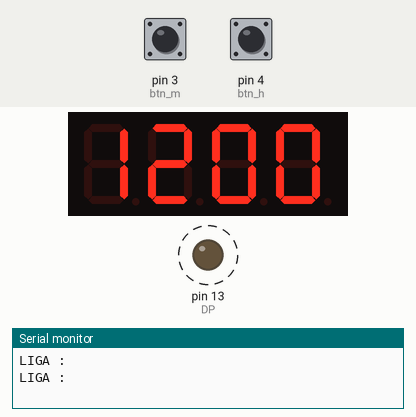
The sketch below on a simulated Arduino Uno, built with avr-gcc and run on an emulated ATmega328P. Parts: 4-digit seven-segment display, output pins drawn as LEDs (lit = HIGH), the last lines printed to the serial monitor. Wiring (inferred from the names in the program): BCD to 7-segment decoder: data pin 9, pin 10, pin 11, pin 12; 4-digit 7-segment display, segments lit when HIGH: segments Q0, Q1, Q2, Q3, Q4, Q5, Q6; digit selects pin 5, pin 6, pin 7, pin 8. Dashed ring = blinking. Inputs (shaded band) come from the test bench; at power-on: pin 3 (btn_m) LOW, pin 4 (btn_h) LOW. The local clock reads 2024-03-15 10:24:30 at power-on unless the sketch sets it; the segment pins are drawn as the display they are named for; pins used as bus, display or sensor lines are not drawn.

Above: at 1.2 s.
1.3 s: pin 3 (btn_m) pulled HIGH for 0.15 s
At 1.9 s:
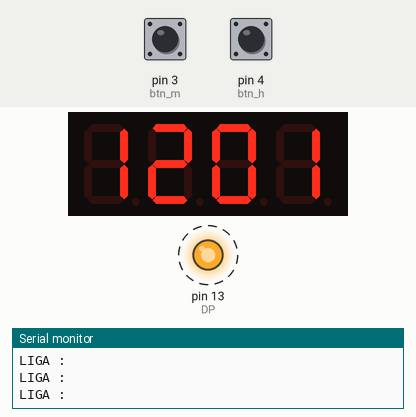
2.9 s: pin 4 (btn_h) pulled HIGH for 0.15 s
At 3.9 s:
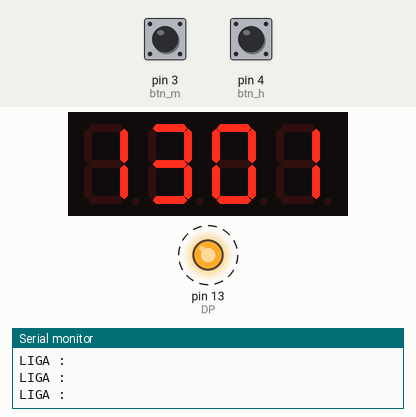
4.5 s: pin 3 (btn_m) pulled HIGH for 1 s
At 4.83 s:
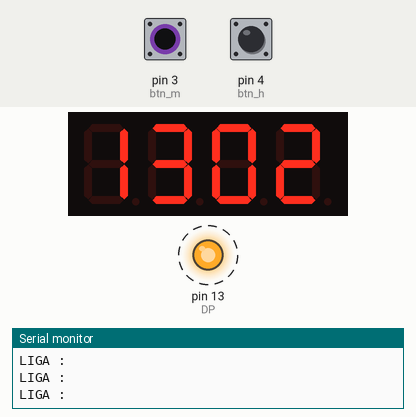
7.0 s: pin 4 (btn_h) pulled HIGH for 1 s
At 8.0 s:
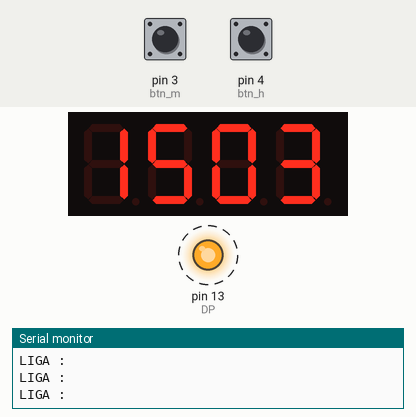
Timing chart, 0 to 10.5 s (numbered marks = the images above; inputs shaded):
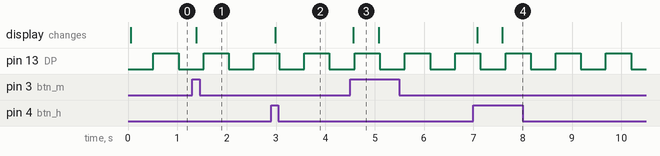

Measured:
- after the input at 1.3 s, the display: changes after 0.08 s (image 1)
- after the input at 2.9 s, the display: changes after 0.08 s (image 2)
- after the input at 4.5 s, the display: changes after 0.06 s (image 3)
- after the input at 7.0 s, the display: first changes after 0.08 s (image 4 shows a later state)
- by itself, pin 13 (DP): alternates HIGH for 0.51 s and LOW for 0.51 s
- what the display in image 3 shows lasts 0.5 s, from 4.6 s to 5.1 s

The sketch:

Clock.ino
```cpp
/*
   PROJETO RELÓGIO COM ATMEGA 328P

   Author: Eng. Renato Augusto

   OBJETIVO: O objetivo da construção desse projeto se deve ao desafio de construir um relógio desde o desenvolvimento da programação do microcontrolador  ATMEGA 328p
   e da placa onde será montado os componentes eletrônicos. A IDE do Arduino foi utilizada apenas para gravar o microcontrolador. O funcionamento do relógio é simples e
   não possui qualquer função especial. (Não possui Despertador)
   Este projeto é livre e poderá ser melhorado e modificado conforme necessidade do usuário, desde que seja comentado quem foi o criador do arquivo, assim como o seu link de origem.

   Todo o esquemático, fotos e desenhos estão disponíveis na página do Github abaixo.

   Github: https://github.com/renatoaugustii/ClockAtmega

   Atribuição-NãoComercial -  Sujeito a punições legais

   **  CONTROLE DE VERSÕES **
   Versão: 1.0 - Por Renato Augusto
   Data: 26/09/2019
   Belo Horizonte - MG / Brasil

   (Se realizar alguma modificação no projeto identifique o número da versão acima)

   Qualquer dúvida ou sujestão entre em contato:
   renato.augusto.correa@outlook.com

*/

#include <DS1307.h> // BIBLIOTECA PADRÃO PARA USO DO CI DS1307 - CLOCK

//Modulo RTC DS1307 ligado as portas 27 e 28 do ATMEGA 328p
DS1307 rtc(A4, A5);

//Define Pins to use on Display
int const disp_1 = 5; // PINO 11 DO ATMEGA
int const disp_2 = 6; // PINO 12 DO ATMEGA
int const disp_3 = 7; // PINO 13 DO ATMEGA
int const disp_4 = 8; // PINO 14 DO ATMEGA

//Deine Pins to use on Decoder BCD 4511
int const A = 9; // PINO 15 DO ATMEGA
int const B = 10; // PINO 16 DO ATMEGA
int const C = 11; // PINO 17 DO ATMEGA
int const D = 12; // PINO 18 DO ATMEGA

int const DP = 13; // PINO 19 DO ATMEGA

int const btn_h = 4; // PINO 6 DO ATMEGA
int const btn_m = 3; // PINO 5 DO ATMEGA

int ajuste_hora = 12; // VARIÁVEL DE INCREMENTO NAS HORAS
int ajuste_minuto = 0; // VARIÁVEL DE INCREMENTO NOS MINUTOS

// VARIÁVEIS DE TRATATIVA DE TEMPO
long time_lag = 4;
long tempo_atual = 0;
long tempo_botao_h = 0;
long tempo_botao_m = 0;

// VARIÁVEL PARA SALVAR O ESTADO DE : NO DISPLAY
bool estado = false;

void setup() {

  acertar_relogio(ajuste_hora,ajuste_minuto); // CARREGA HORAS E MINUTOS NO DISPLAY

  Serial.begin(9600); // INICIALIZA COMUNICAÇÃO SERIAL

  //DEFINIÇÃO DE I/O'S
  pinMode(disp_1, OUTPUT);
  pinMode(disp_2, OUTPUT);
  pinMode(disp_3, OUTPUT);
  pinMode(disp_4, OUTPUT);

  pinMode(A, OUTPUT);
  pinMode(B, OUTPUT);
  pinMode(C, OUTPUT);
  pinMode(D, OUTPUT);

  pinMode(DP, OUTPUT);

  pinMode(13, OUTPUT);

  pinMode(btn_h,INPUT); // POSSUI PULL_DOWN FÍSICO
  pinMode(btn_m,INPUT); // POSSUI PULL_DOWN FÍSICO

 tempo_atual = millis(); //  GRAVA O TEMPO DECORRIDO PARA SER USADO NAS LÓGICAS DE ATRASO SEM DELAY
}

void loop() {


  //Mostra as informações no Serial Monitor
  String hora = rtc.getTimeStr();
  String h = hora.substring(0, 2);
  String m = hora.substring(3, 5);
  String s = hora.substring(6, 8);

  int hours = h.toInt();
  int minutes = m.toInt();
  int seconds = s.toInt();

  if (digitalRead (btn_h) == true) {
          if ((millis()-tempo_botao_h)>500) // verifica se o tempo decorrido é maior que 500ms, caso seja será trocado de estado
          {
                hours = hours+1;  //Define o horario
                if (hours>23){hours=0;}
                rtc.setTime(hours, minutes, seconds);
                tempo_botao_h = millis();
          }
  }

  if (digitalRead (btn_m) == true) {
      if ((millis()-tempo_botao_m)>500) // verifica se o tempo decorrido é maior que 500ms, caso seja será trocado de estado
          {
            minutes = minutes+1;  //Define o horario
            if (minutes>59){minutes=0;}
            rtc.setTime(hours, minutes, seconds);
            tempo_botao_m = millis();
          }
  }

  //Serial.print(hours);
  //Serial.print(":");
  //Serial.println(minutes);

  show_hours(hours);
  show_minutes(minutes);


  if ((millis()-tempo_atual)>500) // verifica se o tempo decorrido é maior que 500ms, caso seja será trocado de estado
  {
      estado = !estado;
      digitalWrite(DP,estado);
      Serial.println("LIGA : ");
      tempo_atual = millis();
    }

}

void acertar_relogio(int hh,int mm){
    //Aciona o relogio
  rtc.halt(false);
  rtc.setDOW(MONDAY);      //Define o dia da semana
  rtc.setTime(hh, mm, 0);     //Define o horario
  rtc.setDate(01, 01, 2019);   //Define o dia, mes e ano
  rtc.setSQWRate(SQW_RATE_1);
  rtc.enableSQW(true);

  }
void Show_Number (int num)
{
  if (num == 0) {
    digitalWrite(A, LOW);  //0
    digitalWrite(B, LOW) ;
    digitalWrite(C, LOW);
    digitalWrite(D, LOW);
    return;
  }
  if (num == 1) {
    digitalWrite(A, HIGH);  //1
    digitalWrite(B, LOW) ;
    digitalWrite(C, LOW);
    digitalWrite(D, LOW);
    return;
  }
  if (num == 2) {
    digitalWrite(A, LOW);  //2
    digitalWrite(B, HIGH) ;
    digitalWrite(C, LOW);
    digitalWrite(D, LOW);
    return;
  }
  if (num == 3) {
    digitalWrite(A, HIGH);  //3
    digitalWrite(B, HIGH) ;
    digitalWrite(C, LOW);
    digitalWrite(D, LOW);
    return;
  }
  if (num == 4) {
    digitalWrite(A, LOW);  //4
    digitalWrite(B, LOW) ;
    digitalWrite(C, HIGH);
    digitalWrite(D, LOW);
    return;
  }
  if (num == 5) {
    digitalWrite(A, HIGH);  //5
    digitalWrite(B, LOW) ;
    digitalWrite(C, HIGH);
    digitalWrite(D, LOW);
    return;
  }
  if (num == 6) {
    digitalWrite(A, LOW);  //6
    digitalWrite(B, HIGH) ;
    digitalWrite(C, HIGH);
    digitalWrite(D, LOW);
    return;
  }
  if (num == 7) {
    digitalWrite(A, HIGH);  //7
    digitalWrite(B, HIGH) ;
    digitalWrite(C, HIGH);
    digitalWrite(D, LOW);
    return;
  }
  if (num == 8) {
    digitalWrite(A, LOW);  //8
    digitalWrite(B, LOW) ;
    digitalWrite(C, LOW);
    digitalWrite(D, HIGH);
    return;
  }
  if (num == 9) {
    digitalWrite(A, HIGH);  //9
    digitalWrite(B, LOW) ;
    digitalWrite(C, LOW);
    digitalWrite(D, HIGH);
    return;
  }
  return;
}

void Show_Display (int num) {

  if (num == 1) {
    digitalWrite(disp_1, HIGH);  //0
    digitalWrite(disp_2, LOW);
    digitalWrite(disp_3, LOW);
    digitalWrite(disp_4, LOW);
    return;
  }
  if (num == 2) {
    digitalWrite(disp_1, LOW);  //0
    digitalWrite(disp_2, HIGH);
    digitalWrite(disp_3, LOW);
    digitalWrite(disp_4, LOW);
    return;
  }
  if (num == 3) {
    digitalWrite(disp_1, LOW);  //0
    digitalWrite(disp_2, LOW);
    digitalWrite(disp_3, HIGH);
    digitalWrite(disp_4, LOW);
    return;
  }
  if (num == 4) {
    digitalWrite(disp_1, LOW);  //0
    digitalWrite(disp_2, LOW);
    digitalWrite(disp_3, LOW);
    digitalWrite(disp_4, HIGH);
    return;
  }

  delay(time_lag);

  if (num == 1) {
    digitalWrite(disp_1, LOW);  //0
    digitalWrite(disp_2, LOW);
    digitalWrite(disp_3, LOW);
    digitalWrite(disp_4, LOW);
    return;
  }
  if (num == 2) {
    digitalWrite(disp_1, LOW);  //0
    digitalWrite(disp_2, LOW);
    digitalWrite(disp_3, LOW);
    digitalWrite(disp_4, LOW);
    return;
  }
  if (num == 3) {
    digitalWrite(disp_1, LOW);  //0
    digitalWrite(disp_2, LOW);
    digitalWrite(disp_3, LOW);
    digitalWrite(disp_4, LOW);
    return;
  }
  if (num == 4) {
    digitalWrite(disp_1, LOW);  //0
    digitalWrite(disp_2, LOW);
    digitalWrite(disp_3, LOW);
    digitalWrite(disp_4, LOW);
    return;
  }
  return;
}

void show_hours(int hour) {

  if (hour < 10) {
    Show_Number(0);
    Show_Display(1);
  }
  if (hour >= 10 && hour < 20) {
    Show_Number(1);
    Show_Display(1);
  }
  if (hour >= 20) {
    Show_Number(2);
    Show_Display(1);
  }

  delay(time_lag);

  if (hour < 10) {
    Show_Number(hour);
    Show_Display(2);
  }
  if (hour >= 10 && hour < 20) {
    Show_Number(hour - 10);
    Show_Display(2);
  }
  if (hour >= 20) {
    Show_Number(hour - 20);
    Show_Display(2);
  }

  delay(time_lag);
  return;
}

void show_minutes(int minute) {
  if (minute < 10) {
    Show_Number(0);
    Show_Display(3);
  }
  if (minute >= 10 && minute < 20) {
    Show_Number(1);
    Show_Display(3);
  }
  if (minute >= 20 && minute < 30) {
    Show_Number(2);
    Show_Display(3);
  }
  if (minute >= 30 && minute < 40) {
    Show_Number(3);
    Show_Display(3);
  }
  if (minute >= 40 && minute < 50) {
    Show_Number(4);
    Show_Display(3);
  }
  if (minute >= 50 && minute < 60) {
    Show_Number(5);
    Show_Display(3);
  }

  delay(time_lag);

  if (minute < 10) {
    Show_Number(minute);
    Show_Display(4);
  }
  if (minute >= 10 && minute < 20) {
    Show_Number(minute - 10);
    Show_Display(4);
  }
  if (minute >= 20 && minute < 30) {
    Show_Number(minute - 20);
    Show_Display(4);
  }
  if (minute >= 30 && minute < 40) {
    Show_Number(minute - 30);
    Show_Display(4);
  }
  if (minute >= 40 && minute < 50) {
    Show_Number(minute - 40);
    Show_Display(4);
  }
  if (minute >= 50 && minute < 60) {
    Show_Number(minute - 50);
    Show_Display(4);
  }
  delay(time_lag);
  return;
}
```
